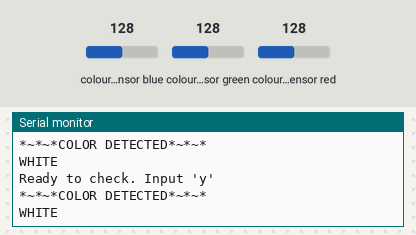
The sketch below on a simulated Arduino Uno, built with avr-gcc and run on an emulated ATmega328P. Shown: the last lines printed to the serial monitor. The inputs (shaded band) are chosen by the test bench; at power-on: colour sensor red 128, colour sensor green 128, colour sensor blue 128.

Above: at 8.2 s.
8.3 s: colour sensor red set to 2
At 9.8 s:
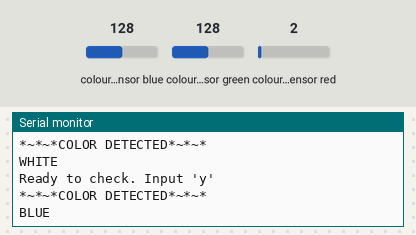
11.6 s: colour sensor green set to 7
At 12.34 s:
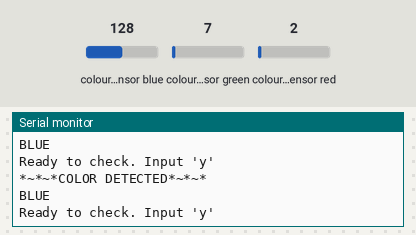

The sketch:

ColorCode.ino
```cpp
#include <Wire.h>
#include "Adafruit_TCS34725.h"
#include <Math.h>

// set to false if using a common cathode LED
#define commonAnode true

// our RGB -> eye-recognized gamma color
byte gammatable[256];

//enum Color1 {DBLUE,WHITE,BLACK,RED};
int colorR1[4]={247,197,236,158};
int colorG1[4]={238,240,213,248};
int colorB1[4]={221,252,242,250};

enum Color {BLACK,RED,BLUE,GREEN,WHITE};
int colorR[5]={100,182,66,63,80};
int colorG[5]={93,50,82,123,99};
int colorB[5]={64,39,109,65,70};

char *colorOf[5] ={"BLACK","RED","BLUE","GREEN","WHITE"};

char serialinput;

Adafruit_TCS34725 tcs = Adafruit_TCS34725(TCS34725_INTEGRATIONTIME_50MS, TCS34725_GAIN_4X);

float distance(int color1R, int color1G, int color1B, int color2){
//  Serial.print("(");
//  Serial.print(color1R);
//  Serial.print(",");
//  Serial.print(color1G);
//  Serial.print(",");
//  Serial.print(color1B);
//  Serial.print(") vs ");
//  Serial.print(color2);
//  Serial.print(": ");

  //Serial.print("Step 1: ");
  float step1 = powf((color1R-colorR[color2]),2);
  //Serial.println(step1);
  //Serial.print("Step 2: ");
  float step2 = powf((color1G-colorG[color2]),2);
  //Serial.println(step2);
  //Serial.print("Step 3: ");
  float step3 = powf((color1B-colorB[color2]),2);
  //Serial.println(step3);
  //Serial.print("dist: ");
  float dist = sqrt(step1+step2+step3);
  //Serial.println(dist);

  return dist;
}

int minDistance(int color1R,int color1G, int color1B){
  int colorClosest;
  float dist=INFINITY;
//  Serial.println("**START**");
  for (int color=BLACK;color<=WHITE;color++){
    //Serial.println(color);
    float d = distance(color1R,color1G,color1B,color);
//    Serial.println(color);
//    Serial.println(d);
//    Serial.println("====");
    if (d<dist){
      dist = d;
      //Serial.println(color);
      //Serial.println("LOL");
      colorClosest=color;
      //Serial.println("LOL2");
      //Serial.println(color);
      //Serial.println("LOL3");
    }
  }
  //Serial.println(colorClosest);
  return colorClosest;
}

void setup() {
  Serial.begin(9600);
  Serial.println("Color View Test!");

  if (tcs.begin()) {
    Serial.println("Found sensor");
  } else {
    Serial.println("No TCS34725 found ... check your connections");
    while (1); // halt!
  }

  // thanks PhilB for this gamma table!
  // it helps convert RGB colors to what humans see
  for (int i=0; i<256; i++) {
    float x = i;
    x /= 255;
    x = pow(x, 2.5);
    x *= 255;

    if (commonAnode) {
      gammatable[i] = 255 - x;
    } else {
      gammatable[i] = x;
    }
    //Serial.println(gammatable[i]);
  }
}


void loop() {
  delay(1000);
  Serial.println("Ready to check. Input \'y\'");
//  while(Serial.available()==0);
//  serialinput=Serial.read();
//  if (serialinput=='y'){

    uint16_t clear, red, green, blue;

    tcs.setInterrupt(false);      // turn on LED

    delay(60);  // takes 50ms to read

    tcs.getRawData(&red, &green, &blue, &clear);

    tcs.setInterrupt(true);  // turn off LED

    // Figure out some basic hex code for visualization
    uint32_t sum = clear;
    float r, g, b;
    r = red; r /= sum;
    g = green; g /= sum;
    b = blue; b /= sum;
    r *= 256; g *= 256; b *= 256;
    int min[5];
    int res[5]={0,0,0,0,0};

    for (int i=0; i<5; i++){
      min[i] = minDistance((int)r,(int)g,(int)b);
      ++res[min[i]];
      //Serial.println(min[i]);
    }

    int m = 0;
    int maxVal=-1;
    for (int i=0; i<5;i++) {
      if (res[i] > m){
        m=res[i];
        maxVal=i;
      }
    }
    Serial.println("*~*~*COLOR DETECTED*~*~*");
    Serial.println(colorOf[maxVal]);
//  }


//  for (int color=BLACK; color<=WHITE; color++){
//    Serial.println(color);
//    while(Serial.available()==0);
//    serialinput = Serial.read();
//    if (serialinput == 'y'){
//      for (int i=0; i<100; i++){
//        uint16_t clear, red, green, blue;
//
//        tcs.setInterrupt(false);      // turn on LED
//
//        delay(60);  // takes 50ms to read
//
//        tcs.getRawData(&red, &green, &blue, &clear);
//
//        tcs.setInterrupt(true);  // turn off LED
//
//        // Figure out some basic hex code for visualization
//        uint32_t sum = clear;
//        float r, g, b;
//        r = red; r /= sum;
//        g = green; g /= sum;
//        b = blue; b /= sum;
//        r *= 256; g *= 256; b *= 256;
//
////        colorR[color] += gammatable[(int)r];
////        colorG[color] += gammatable[(int)g];
////        colorB[color] += gammatable[(int)b];
//
//        colorR[color] += (int)r;
//        colorG[color] += (int)g;
//        colorB[color] += (int)b;
//      }
//      colorR[color] = colorR[color]/100;
//      colorG[color] = colorG[color]/100;
//      colorB[color] = colorB[color]/100;
//      Serial.println(colorR[color]);
//      Serial.println(colorG[color]);
//      Serial.println(colorB[color]);
//    }
//  }
}
```

Measured:
- after the input at 8.3 s, the serial monitor: prints a new line after 0.73 s (image 1)
